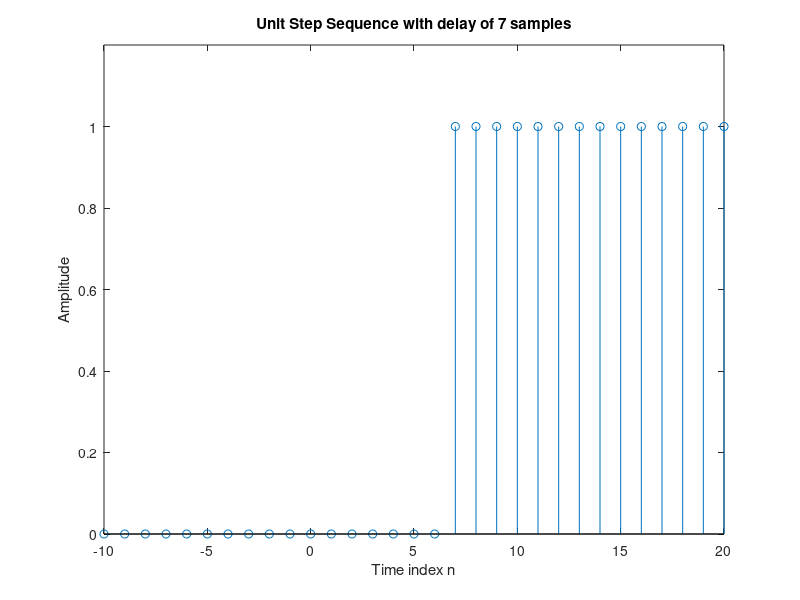

The MATLAB source for this figure:
%%
clf;
n=-10:20;
u=[zeros(1,10) 1 zeros(1,20)];
stem(n,u);
xlabel('Time index n');
ylabel('Amplitude');
title('Unit Sample Sequence');
axis([-10 20 0 1.2]);

%%
clf;
n=-10:20;
ud=[zeros(1,21) 1 zeros(1,9)];
stem(n,ud);
xlabel('Time index n');
ylabel('Amplitude');
title('Unit Sample Sequence with delay of 11 samples');
axis([-10 20 0 1.2]);

%%
clf;
n=-10:20;
s=[zeros(1,10) ones(1,21)];
stem(n,s);
xlabel('Time index n');
ylabel('Amplitude');
title('Unit Step Sequence');
axis([-10 20 0 1.2]);

%%
clf;
n=-10:20;
sd=[zeros(1,17) ones(1,14)];
stem(n,sd);
xlabel('Time index n');
ylabel('Amplitude');
title('Unit Step Sequence with delay of 7 samples');
axis([-10 20 0 1.2]);
